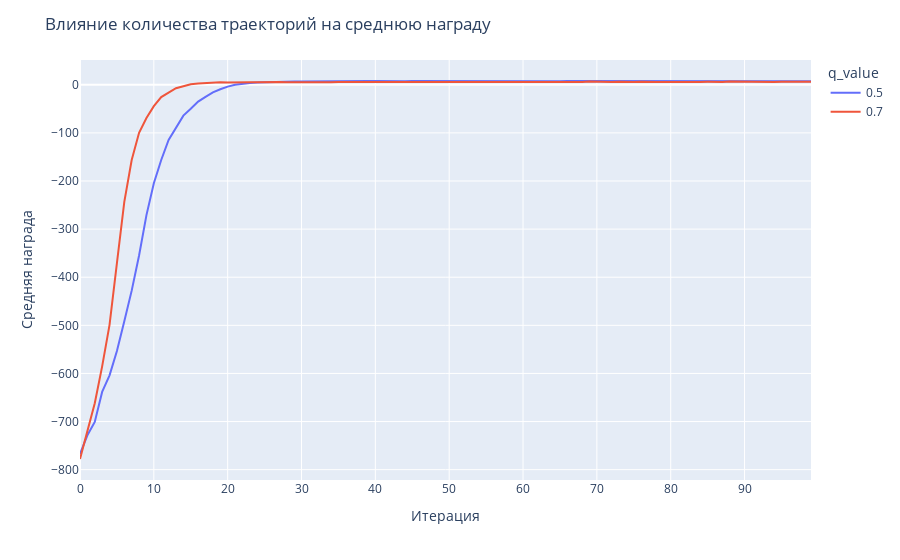

Notebook cell for this chart:
### Markdown cell above
Из графика обучения можно сделать вывод, что при обучении с policy_smoothing количество траекторий играет уже не такую не решающую роль как без сглаживания. l_value сильно влияет на скорость обучения. Видно, что при l=0.01 модель за 100 итераций практически не обучилась.
В качестве оптимального можно брать 500 траекторий и l = 0.25.
Проанализируем влияние q:

### Code cell
df_grpd = df2.groupby(['n_trajectories', 'iteration', 'l_value', 'q_value']).agg({'reward': 'mean'}).reset_index()
fig = px.line(df_grpd[(df_grpd['l_value'] == 0.5) & (df_grpd['n_trajectories'] == 500)], 
              x='iteration', y='reward', color='q_value')
fig.update_layout(
    title = 'Влияние q-value на среднюю награду',
    xaxis_title = 'Итерация',
    yaxis_title = 'Средняя награда',
)

### Figure 1 — Plotly figure (JSON) as saved in the notebook; plotly's stock layout.template omitted (floating-point values rounded to 4 significant figures)
{"data": [{"hovertemplate": "q_value=0.5<br>iteration=%{x}<br>reward=%{y}<extra></extra>", "legendgroup": "0.5", "line": {"color": "#636efa", "dash": "solid"}, "marker": {"symbol": "circle"}, "mode": "lines", "name": "0.5", "orientation": "v", "showlegend": true, "type": "scatter", "x": [0, 1, 2, 3, 4, 5, 6, 7, 8, 9, 10, 11, 12, 13, 14, 15, 16, 17, 18, 19, 20, 21, 22, 23, 24, 25, 26, 27, 28, 29, 30, 31, 32, 33, 34, 35, 36, 37, 38, 39, 40, 41, 42, 43, 44, 45, 46, 47, 48, 49, 50, 51, 52, 53, 54, 55, 56, 57, 58, 59, 60, 61, 62, 63, 64, 65, 66, 67, 68, 69, 70, 71, 72, 73, 74, 75, 76, 77, 78, 79, 80, 81, 82, 83, 84, 85, 86, 87, 88, 89, 90, 91, 92, 93, 94, 95, 96, 97, 98, 99], "xaxis": "x", "y": [-767.4, -728.5, -700.8, -638.5, -604.0, -553.3, -491.7, -427.9, -354.9, -270.9, -204.4, -156.3, -114.5, -88.28, -64.08, -49.88, -34.89, -25.07, -15.64, -9.266, -3.774, -0.116, 2.616, 3.848, 4.94, 5.612, 5.958, 6.512, 6.528, 6.702, 6.904, 7.124, 7.428, 7.328, 7.232, 7.33, 7.486, 7.262, 7.44, 7.682, 7.694, 7.27, 7.658, 7.416, 7.456, 7.672, 7.586, 7.486, 7.768, 7.54, 7.486, 7.63, 7.62, 7.372, 7.612, 7.326, 7.56, 7.48, 7.558, 7.528, 7.532, 7.498, 7.692, 7.612, 7.348, 7.294, 7.638, 7.638, 7.71, 7.596, 7.612, 7.672, 7.566, 7.54, 7.408, 7.706, 7.404, 7.564, 7.508, 7.514, 7.842, 7.768, 7.514, 7.626, 7.796, 7.356, 7.682, 7.56, 7.508, 7.892, 7.582, 7.632, 7.572, 7.41, 7.668, 7.584, 7.46, 7.458, 7.514, 7.514], "yaxis": "y"}, {"hovertemplate": "q_value=0.7<br>iteration=%{x}<br>reward=%{y}<extra></extra>", "legendgroup": "0.7", "line": {"color": "#EF553B", "dash": "solid"}, "marker": {"symbol": "circle"}, "mode": "lines", "name": "0.7", "orientation": "v", "showlegend": true, "type": "scatter", "x": [0, 1, 2, 3, 4, 5, 6, 7, 8, 9, 10, 11, 12, 13, 14, 15, 16, 17, 18, 19, 20, 21, 22, 23, 24, 25, 26, 27, 28, 29, 30, 31, 32, 33, 34, 35, 36, 37, 38, 39, 40, 41, 42, 43, 44, 45, 46, 47, 48, 49, 50, 51, 52, 53, 54, 55, 56, 57, 58, 59, 60, 61, 62, 63, 64, 65, 66, 67, 68, 69, 70, 71, 72, 73, 74, 75, 76, 77, 78, 79, 80, 81, 82, 83, 84, 85, 86, 87, 88, 89, 90, 91, 92, 93, 94, 95, 96, 97, 98, 99], "xaxis": "x", "y": [-777.9, -717.6, -662.0, -585.4, -498.9, -370.6, -243.2, -156.5, -99.69, -68.99, -44.49, -25.55, -17.05, -7.028, -2.872, 1.202, 2.722, 3.672, 4.642, 5.068, 4.992, 5.586, 5.8, 5.532, 5.492, 5.854, 5.932, 6, 5.32, 5.2, 5.974, 4.924, 5.944, 5.914, 5.228, 6.028, 6.022, 5.678, 5.944, 5.832, 5.782, 6.106, 5.468, 6.3, 6.212, 5.514, 5.972, 6.098, 6.026, 6.078, 6.658, 6.674, 5.166, 5.388, 6.004, 6.118, 5.618, 6.374, 6.186, 6.248, 5.688, 6.358, 6.088, 6.232, 5.908, 5.168, 5.546, 5.418, 5.732, 6.91, 6.124, 6.07, 5.584, 6.288, 5.614, 5.998, 6.578, 5.452, 5.638, 6, 5.75, 6.65, 5.896, 6.196, 5.908, 6.128, 5.642, 5.95, 6.664, 6.418, 5.65, 5.564, 5.846, 5.35, 6.012, 6.174, 6.054, 5.982, 6.024, 6.146], "yaxis": "y"}], "layout": {"legend": {"title": {"text": "q_value"}, "tracegroupgap": 0}, "margin": {"t": 60}, "title": {"text": "Влияние количества траекторий на среднюю награду"}, "xaxis": {"anchor": "y", "domain": [0, 1], "title": {"text": "Итерация"}}, "yaxis": {"anchor": "x", "domain": [0, 1], "title": {"text": "Средняя награда"}}}}
